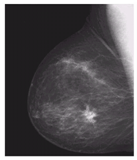
#> input picture Lab4-std/imgs/Picture1.png, 137 x 160 px
$ jupyter execute Lab4_STD.ipynb   (shell and % lines are left out)
#> lines starting #> are read from the running program, lines starting #| are printed output that depends on the picture
# Lab 4
### Contrast Enhancement

http://scikit-image.org/docs/dev/api/skimage.exposure.html#skimage.exposure.equalize_hist

[cell 1]
from commonfunctions import *

[cell 2]
import skimage.io as io
import matplotlib.pyplot as plt
import numpy as np

# Show the figures / plots inside the notebook
from skimage.color import rgb2gray

def show_images(images,titles=None):
    #This function is used to show image(s) with titles by sending an array of images and an array of associated titles.
    # images[0] will be drawn with the title titles[0] if exists
    # You aren't required to understand this function, use it as-is.
    n_ims = len(images)
    if titles is None: titles = ['(%d)' % i for i in range(1,n_ims + 1)]
    fig = plt.figure()
    n = 1
    for image,title in zip(images,titles):
        a = fig.add_subplot(1,n_ims,n)
        if image.ndim == 2:
            plt.gray()
        plt.imshow(image)
        a.set_title(title)
        n += 1
    fig.set_size_inches(np.array(fig.get_size_inches()) * n_ims)
    plt.show()

## 1 - Negative Transformation

[cell 3]
def negative_transform(image):
    '''
    Assumes the input image is in RGB format,
    Converts it to greyscale,
    Then apply 225 - pixel value
    '''
    rgb_image = image[:, :, :3]
    grey_image = rgb2gray(rgb_image)
    return 255 - grey_image

picture1 = io.imread("./imgs/Picture1.png")
#> picture1 is the input picture: shape (160, 137, 4); mean R, G, B, A 86.7, 84.1, 86.7, 255
picture1_negative = negative_transform(picture1)

show_images(images=[picture1, picture1_negative], titles=['original', 'negative'])
#> in show_images, `n_ims = len(images)`: n_ims = 2
#> the loop in show_images, `for image,title in zip(images,titles):` made 2 passes
#> (title, n) on passes 1 to 2: ('original', 2), ('negative', 3)
#> after the loop in show_images, `for image,title in zip(images,titles):`: n = 3
#> in show_images, `plt.show()`:
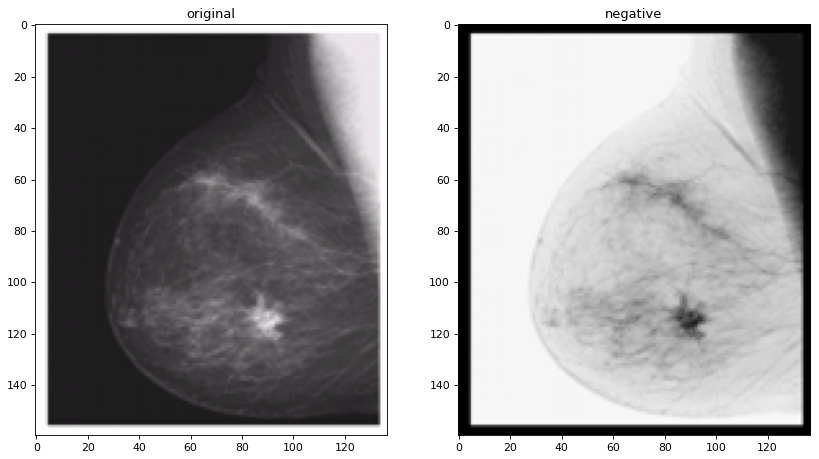
#> figure drawn by matplotlib, 2 panels
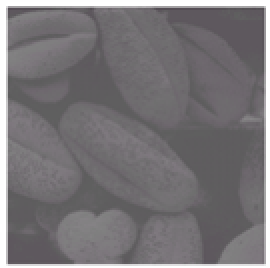
#> input picture Lab4-std/imgs/Picture2.png, 135 x 134 px (shown 2 times larger)
#> further down, picture2 is the input picture: shape (134, 135, 4); mean R, G, B, A 120, 117, 120, 255

## 2 - Contrast Enhancement

[cell 4]
def enhance_contrast(image):
    '''
    Takes an rgb image, converts it to greyscale,
    Stretches the grey levels in the
    range 0 to 100 into the range 50 to 200 and leaves other levels non changed.
    '''

    rgb_image = image[:, :, :3]
#> rgb_image: shape (134, 135, 3)
    greyscale_img = rgb2gray(rgb_image)
    # this is more optimized than an explicit for loop
    result = np.where(greyscale_img <= 100, greyscale_img * 1.5 + 50, greyscale_img)
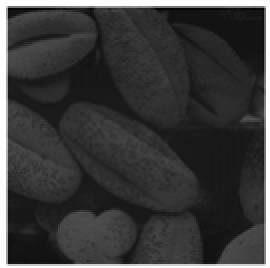
#> result: shape (134, 135) float64 (shown 2 times larger); min 50.45, max 51.5, mean 50.7; drawn with min black and max white

    return result

picture2 = io.imread("./imgs/Picture2.png")
picture2_enhanced_contrast = enhance_contrast(picture2)
show_images(images=[picture2, picture2_enhanced_contrast], titles=['original', 'enhanced contrast'])
#> the loop in show_images (call 2), `for image,title in zip(images,titles):` made 2 passes
#> in show_images (call 2), `plt.show()`:
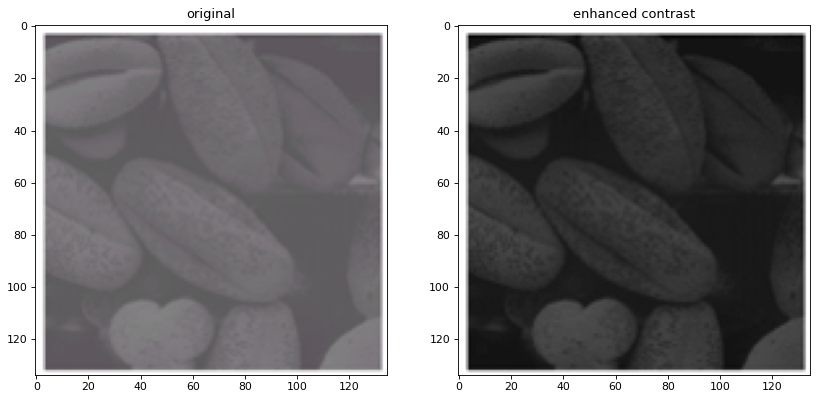
#> figure drawn by matplotlib, 2 panels

## 3 - Gamma Correction

[cell 5]
def correct_gamma(image, c, gamma):
    '''
    Takes rgb image, converts it to greyscale
    and then applys to each pixel the following:
    new_pixel = c * pixel ^ gamma
    '''
#> called with c = 1, gamma = 0.5
    rgb_image = image[:, :, :3]
    grey_image = rgb2gray(rgb_image)
    # this is more optimized than an explicit for loop
    result = c* np.power(grey_image, gamma)
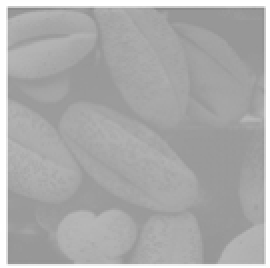
#> result: shape (134, 135) float64 (shown 2 times larger); min 0.546, max 1, mean 0.673

    return result

picture2_corr_1  = correct_gamma(picture2, c=1, gamma=0.5)
picture2_corr_2  = correct_gamma(picture2, c=1, gamma=3)
#> call 2 of correct_gamma, with c = 1, gamma = 3
#> in correct_gamma (call 2), `result = c* np.power(grey_image, gamma)`:
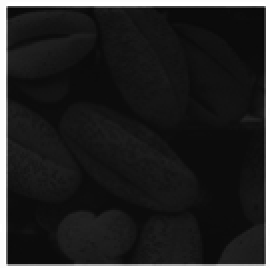
#> result: shape (134, 135) float64 (shown 2 times larger); min 0.0265, max 1, mean 0.144

show_images(
    images=[picture2, picture2_corr_1, picture2_corr_2],
    titles=["Original", "c = 1, gamma = 3", "c = 1, gamma = 0.5"]
)

## 4 - Histogram Equalization

[cell 6]
def get_histogram(grey_image):
    '''
    I implemented this
    for the sake of deeper understanding
    '''

    # this is more optimized than an explicit for loop
    counts = np.bincount(grey_image.flatten(), minlength=256)

    return counts.astype(int)

[cell 7]
'''
4 Histogram Eq.
Note: Histogram function of skimage returns only present intensity values not all 255
You can use showHist function from commonfunctions file
'''

def getImageWithHist(name,ext,nbins=256):
    pass

def equalize_histogram(image):
    '''
    takes an imput rgb image, converts it to greyscale
    then gets its histogram
    '''
    height, width, channels = image.shape
#> height = 134; width = 135; channels = 4


    rgb_image = image[:, :, :3]
    grey_image = rgb2gray(rgb_image)
    grey_image = (grey_image * 255).astype(np.uint8)
#> grey_image: shape (134, 135)

    H = get_histogram(grey_image)
#> in get_histogram, `counts = np.bincount(grey_image.flatten(), minlength=256)`: counts = 256 values, max 1100 at index 93, min 0 at index 0, mean 70.66
#> H has the same summary as counts in get_histogram
    G = np.arange(0, 256, 1)
    H_c = np.cumsum(H)
#> H_c = 256 values from 0 to 18090

    Q = ((len(G) - 1) * H_c / (height * width)).astype(np.uint8)
#> Q = 256 values from 0 to 255

    output_image = np.copy(grey_image)
    # this is more optimized than an explicit for loop
    output_image = Q[output_image]
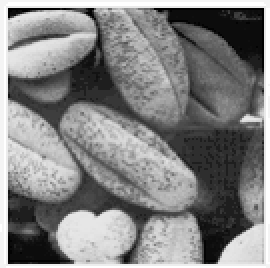
#> output_image: shape (134, 135) (shown 2 times larger); min 0, max 255, mean 130.6

    return output_image


picture2 = io.imread("./imgs/Picture2.png")

picture2_equalized = equalize_histogram(picture2)

show_images(
    images=[picture2, picture2_equalized],
    titles=["Original", "Equalized"]
    )

picture2_grey = rgb2gray(picture2[:, :, :3])
picture2_grey = (picture2_grey * 255).astype(np.uint8)

original_hist = get_histogram(picture2_grey)
#> original_hist has the same summary as counts in get_histogram
equalized_hist = get_histogram(picture2_equalized)
#> equalized_hist = 256 values, max 1100 at index 46, min 0 at index 4, mean 70.66

fig, axs = plt.subplots(nrows=1, ncols=2, figsize=(13, 4))
axs[0].bar(x=np.arange(0, 256, 1), height=original_hist)
axs[1].bar(x=np.arange(0, 256, 1), height=equalized_hist)
plt.show()
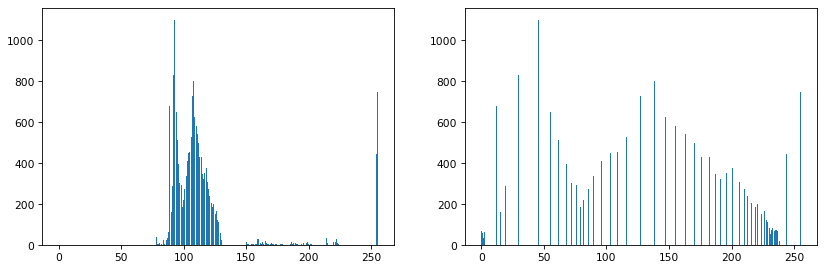
#> figure drawn by matplotlib, 2 panels; panel 1: tallest bar 1100 high, from x = 92.6 to 93.4; panel 2: tallest bar 1100 high, from x = 45.6 to 46.4
